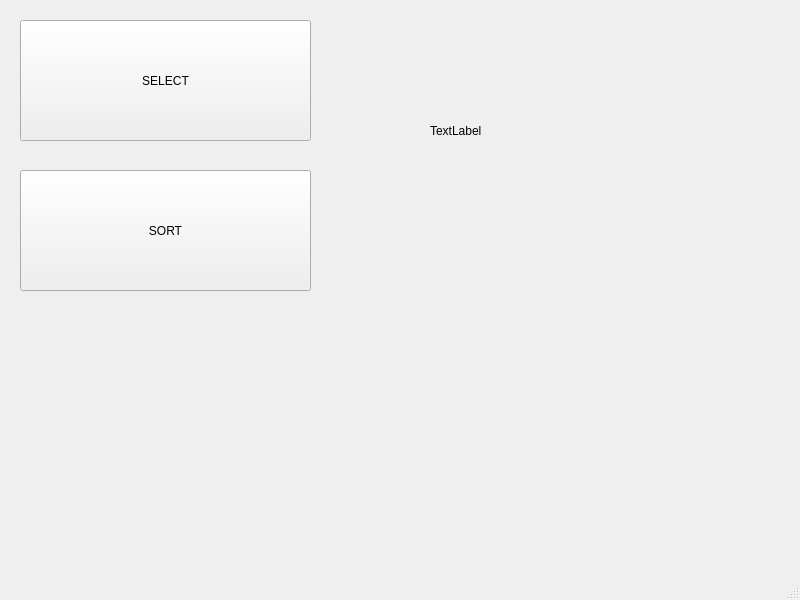
<?xml version="1.0" encoding="UTF-8"?>
<ui version="4.0">
 <class>MainWindow</class>
 <widget class="QMainWindow" name="MainWindow">
  <property name="geometry">
   <rect>
    <x>0</x>
    <y>0</y>
    <width>800</width>
    <height>600</height>
   </rect>
  </property>
  <property name="windowTitle">
   <string>MainWindow</string>
  </property>
  <widget class="QWidget" name="centralwidget">
   <widget class="QPushButton" name="sort_button">
    <property name="geometry">
     <rect>
      <x>20</x>
      <y>170</y>
      <width>291</width>
      <height>121</height>
     </rect>
    </property>
    <property name="text">
     <string>SORT</string>
    </property>
   </widget>
   <widget class="QPushButton" name="select_button">
    <property name="geometry">
     <rect>
      <x>20</x>
      <y>20</y>
      <width>291</width>
      <height>121</height>
     </rect>
    </property>
    <property name="text">
     <string>SELECT</string>
    </property>
   </widget>
   <widget class="QLabel" name="selected_dir">
    <property name="geometry">
     <rect>
      <x>430</x>
      <y>50</y>
      <width>301</width>
      <height>161</height>
     </rect>
    </property>
    <property name="text">
     <string>TextLabel</string>
    </property>
   </widget>
  </widget>
  <widget class="QStatusBar" name="statusbar"/>
 </widget>
 <resources/>
 <connections/>
</ui>
